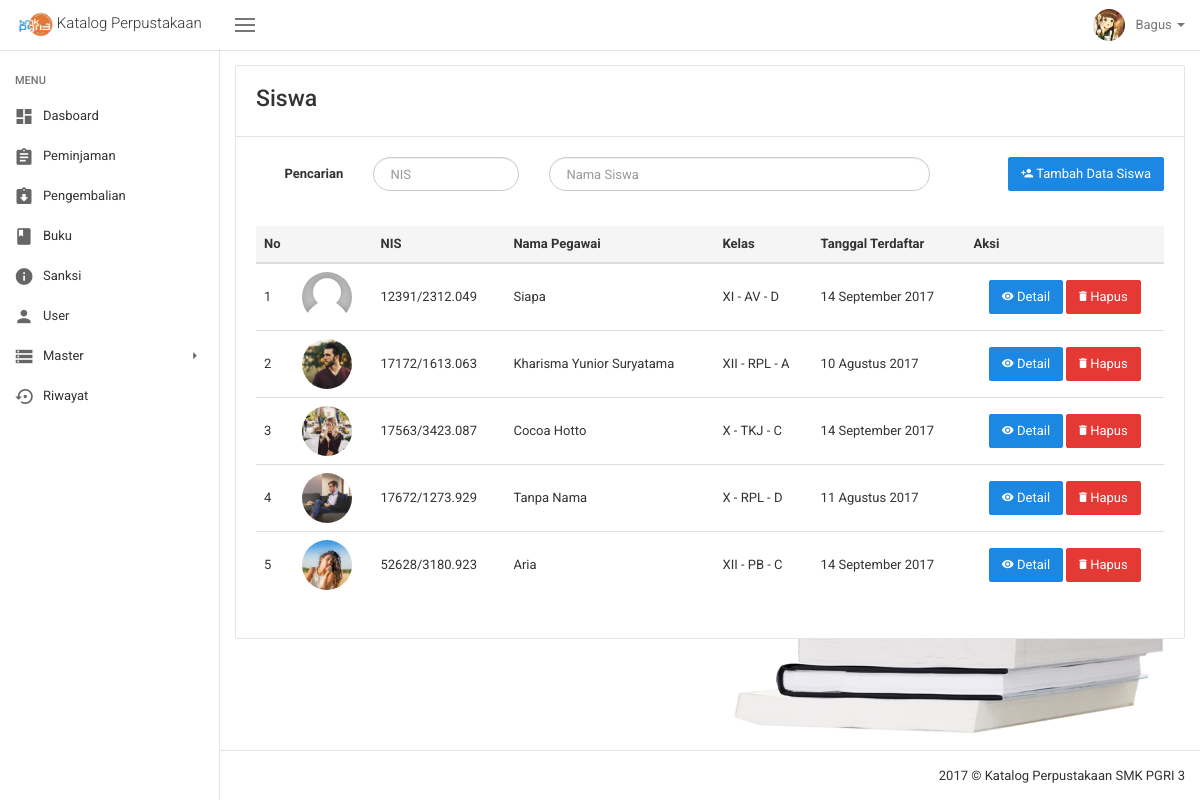
The app's page /siswa.php (signed in), older data.
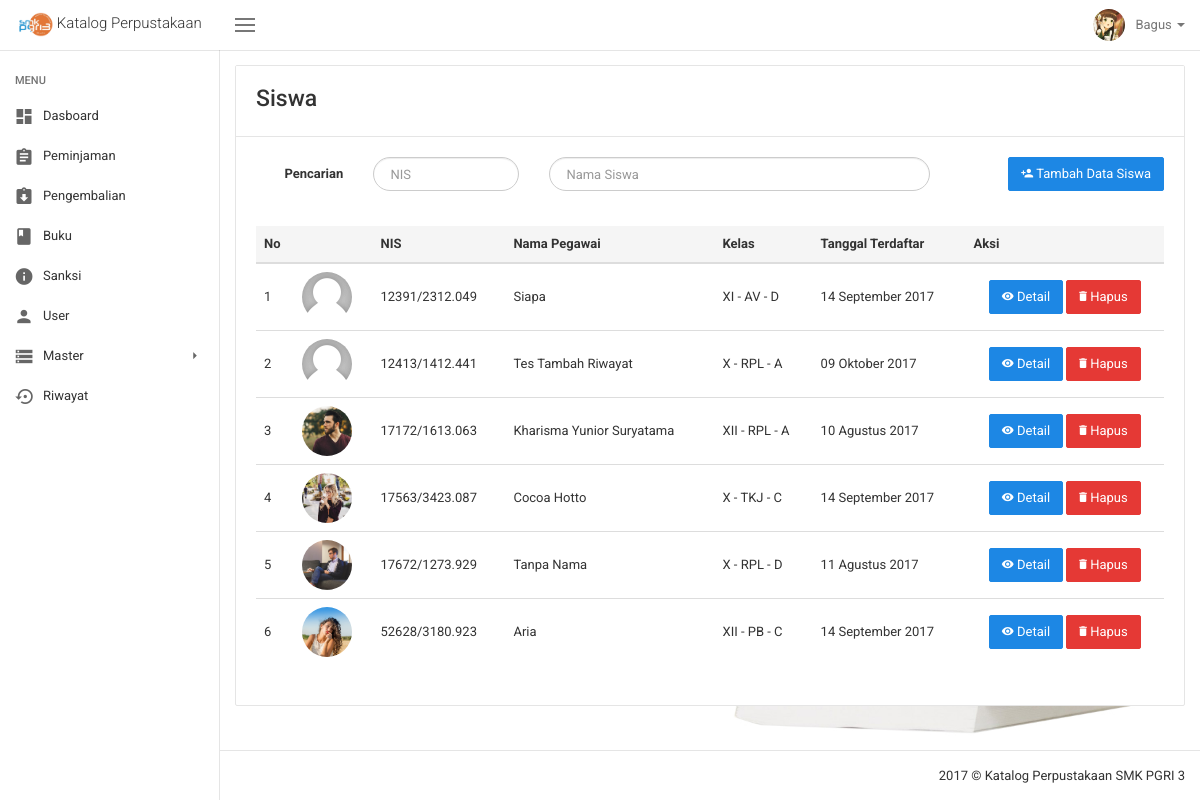
The same page, newer data.
### tables this page shows
CREATE TABLE `siswa` (
  `NIS` varchar(225) NOT NULL,
  `nama_siswa` varchar(225) NOT NULL,
  `foto_siswa` text NOT NULL,
  `kelas` varchar(225) NOT NULL,
  `no_hp_siswa` varchar(225) NOT NULL,
  `alamat_siswa` text,
  `tgl_entri_siswa` date NOT NULL
);

### siswa.php (the view, shortened to what this page needs)
<!DOCTYPE html>
<html lang="en">
  <?php include('script/head_script.php') ?>
  <body class="layout layout-header-fixed layout-left-sidebar-fixed">
    <?php include('menu/header.php') ?>
    <div class="site-main">
      <?php include('menu/sidebar.php') ?>
      <div class="site-content">
        <div class="panel panel-default panel-table">
          <div class="panel-heading">
            <h3 class="m-t-0 m-b-5">Siswa</h3>
          </div>
          <div class="panel-body">
            <div class="row">
              <div class="col-sm-9">
                <form class="form-horizontal">
                  <div class="form-group">
                    <label class="col-sm-2 control-label" for="form-control-2">
                      Pencarian
                    </label>
                    <div class="col-sm-3">
                      <input id="noNIS" onkeyup="noInduk()" placeholder="NIS" class="form-control input-pill" type="text">
                    </div>
                    <div class="col-sm-7">
                      <input id="namaSiswa" onkeyup="nama()" placeholder="Nama Siswa" class="form-control input-pill" type="text">
                    </div>
                  </div>
                </form>
              </div>
              <div class="col-sm-3">
                <div align="right">
                  <a href="tambah_siswa.php">
                    <button type="button" class="btn btn-primary">
                      <i class="zmdi zmdi-account-add"></i> Tambah Data Siswa
                    </button>
                  </a>
                </div>
              </div>
            </div>
            <br>
            <div class="table-responsive">
<?php
  $query_user = "SELECT NIS, foto_siswa, nama_siswa, kelas, tgl_entri_siswa FROM siswa";
  $result_user = mysqli_query($con, $query_user);
?>
              <table class="table" id="myTable">
                <thead>
                  <tr>
                    <th>No</th>
                    <th></th>
                    <th>NIS</th>
                    <th>Nama Pegawai</th>
                    <th>Kelas</th>
                    <th>Tanggal Terdaftar</th>
                    <th>Aksi</th>
                  </tr>
                </thead>
                <tbody>
<?php
  $no_user = 1;
  while($data_user = mysqli_fetch_assoc($result_user)){
    $data_NIS = (int) substr($data_user['NIS'], 0, 5);
                 echo '<tr>
                    <td>'.$no_user.'</td>
                    <td><img class="img-circle" src="img/avatars/'.$data_user['foto_siswa'].'" alt="" width="50" height="50"></td>
                    <td>'.$data_user['NIS'].'</td>
                    <td>'.$data_user['nama_siswa'].'</td>
                    <td>'.$data_user['kelas'].'</td>
                    <td>'.tanggal_indo(''.$data_user['tgl_entri_siswa'].'').'</td>
                    <td align="center">
                      <a href="detail_siswa.php?no_induk='.$data_user['NIS'].'">
                        <button type="button" class="btn btn-primary">
                          <i class="zmdi zmdi-eye"></i> Detail
                        </button>
                      </a>
                      <button onclick="hapus('.$data_NIS.')" type="button" class="btn btn-danger">
                        <i class="zmdi zmdi-delete"></i> Hapus
                      </button>
                    </td>
                  </tr>';
                  $no_user++;
                }
  ?>
                </tbody>
              </table>
            </div>
          </div>
        </div>
      </div>
      <?php include('menu/footer.php') ?>
    </div>
  </body>
</html>

Row changes from the older to the newer data that the page shows:
added siswa: foto_siswa (picture), NIS "12413/1412.441", nama_siswa "Tes Tambah Riwayat", kelas "X - RPL - A", tgl_entri_siswa "09 Oktober 2017"
